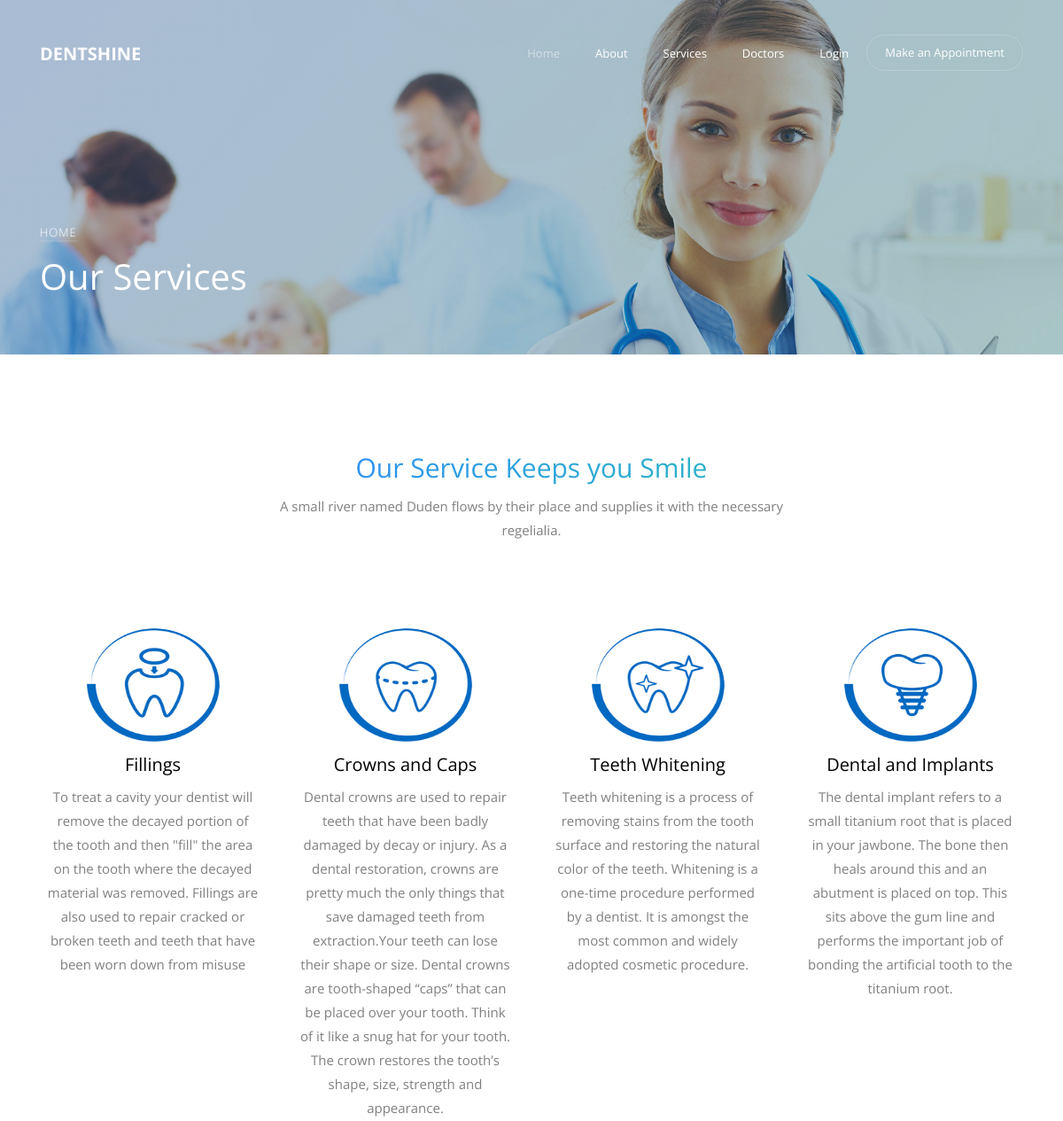
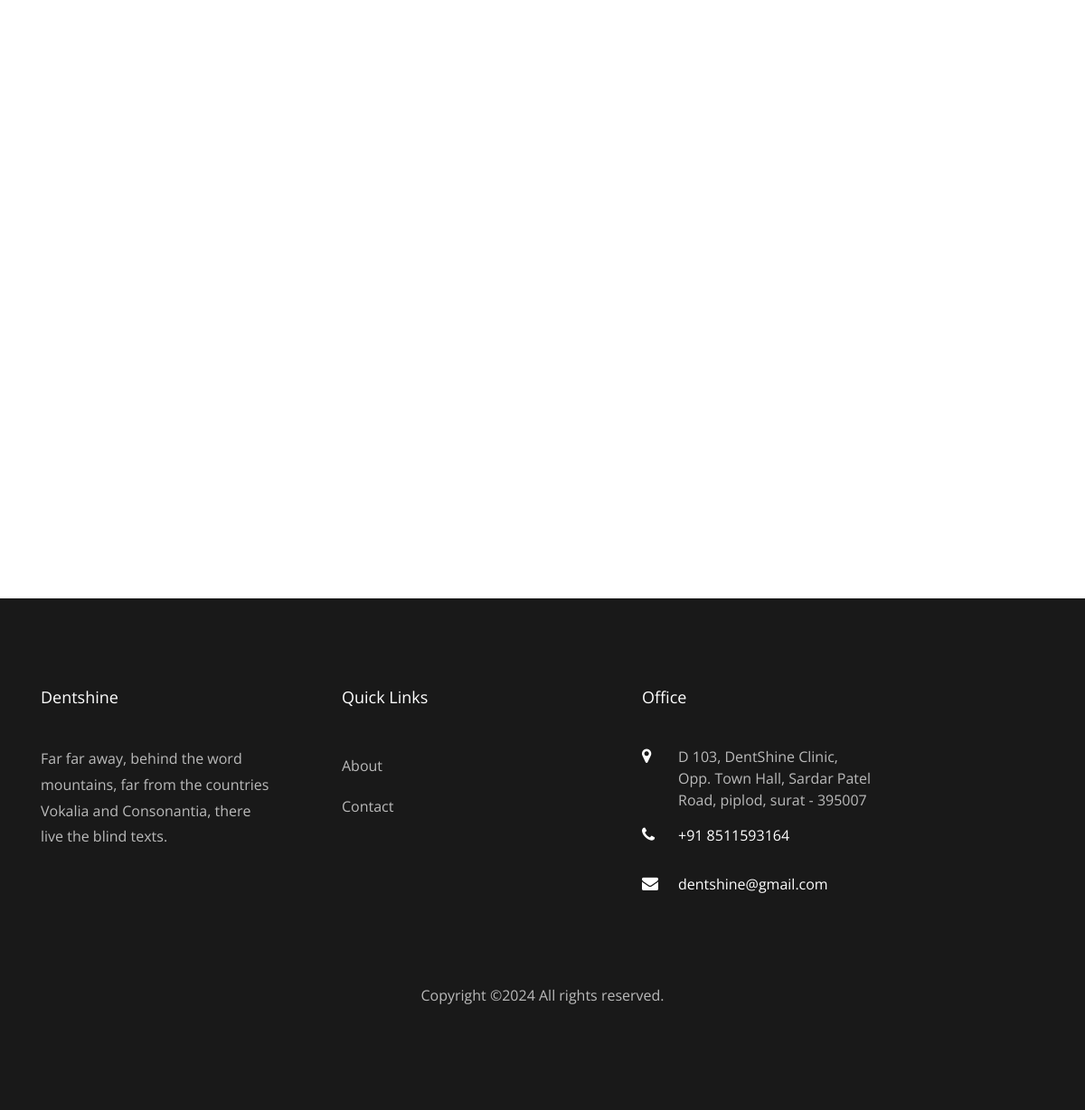
/index.php/client_controller/service, run on the app's committed database (2 pictures, top to bottom).
### tables this page shows
CREATE TABLE `treatmenttb` (
  `treatment_id_pk` int(11) NOT NULL,
  `treatment_name` varchar(255) NOT NULL,
  `doctor_id_fk` int(11) NOT NULL,
  `treatment_charges` varchar(250) NOT NULL,
  `description` varchar(1000) NOT NULL,
  `treatment_pic` varchar(300) NOT NULL,
  `is_active` tinyint(1) NOT NULL DEFAULT 1
);

### application/controllers/Client_controller.php (called while the page is built, shortened)
<?php
class Client_controller extends CI_controller
{
    public function service()
    {
        $data['treatment_data'] = $this->treatment_model->treatmentlist();
        $this->load->view('client/services', $data);
    }
}

### index.php (called while the page is built, shortened)
<?php
require_once BASEPATH.'core/CodeIgniter.php';

### application/models/treatment_model.php (called while the page is built, shortened)
<?php
class treatment_model extends CI_model
{
	public function treatmentlist()
	{
		$this->db->select('t.*,d.doctor_name');
		$this->db->from('treatmenttb t');
		$this->db->where('t.is_active',1);
		$this->db->join('doctortb d','d.doctor_id_pk=t.doctor_id_fk');
		$query=$this->db->get();
	     return $query->result_array();
    }
}
?>

### application/views/client/services.php (the view, shortened to what this page needs)
<?php include 'includes/header.php'; ?>
<?php include 'includes/main.php'; ?>
<h1 class="mb-3" data-scrollax=" properties: { translateY: '70%', opacity: .9}">Our Services</h1>
</div>
</div>
</div>
</section>
<section class="ftco-section ftco-services">
<div class="container">
<div class="row justify-content-center mb-5 pb-5">
<div class="col-md-7 text-center heading-section ftco-animate">
<h2 class="mb-2">Our Service Keeps you Smile</h2>
<p>A small river named Duden flows by their place and supplies it with the necessary regelialia.</p>
</div>
</div>
<div class="row">
	<?php foreach($treatment_data as $treatment)
	{ ?>
<div class="col-md-3 d-flex align-self-stretch ftco-animate">
<div class="media block-6 services d-block text-center">
 <div class="icon d-flex justify-content-center align-items-center">
<span><img src="<?php echo base_url().$treatment['treatment_pic'];?>" style="width:150px; height: 130px;"></span>
</div>
	<div class="media-body p-2 mt-3">
    <h3 class="heading"><?php echo $treatment['treatment_name'];?></h3>
    <?php echo $treatment['description'];?>
</div>
</div>
</div>
<?php } ?>
</div>
</div>
</section>
<?php include 'includes/footer.php'; ?>

### application/views/client/includes/header.php (shortened to what this page needs)
<!DOCTYPE html>
<html lang="en">
<head>
    <link rel="stylesheet" href="<?=USER_PATH?>css/open-iconic-bootstrap.min.css">
    <link rel="stylesheet" href="<?=USER_PATH?>css/animate.css">
    <link rel="stylesheet" href="<?=USER_PATH?>css/owl.carousel.min.css">
    <link rel="stylesheet" href="<?=USER_PATH?>css/owl.theme.default.min.css">
    <link rel="stylesheet" href="<?=USER_PATH?>css/magnific-popup.css">
    <link rel="stylesheet" href="<?=USER_PATH?>css/aos.css">
    <link rel="stylesheet" href="<?=USER_PATH?>css/ionicons.min.css">
    <link rel="stylesheet" href="<?=USER_PATH?>css/bootstrap-datepicker.css">
    <link rel="stylesheet" href="<?=USER_PATH?>css/jquery.timepicker.css">
    <link rel="stylesheet" href="<?=USER_PATH?>css/flaticon.css">
    <link rel="stylesheet" href="<?=USER_PATH?>css/icomoon.css">
    <link rel="stylesheet" href="<?=USER_PATH?>css/style.css">
</head>
<body>
    <nav class="navbar navbar-expand-lg navbar-dark ftco_navbar bg-dark ftco-navbar-light" id="ftco-navbar">
        <div class="container">
            <a class="navbar-brand" href="<?php echo base_url() ?>Client_controller/index"><span>Dentshine</span></a>
            <div class="collapse navbar-collapse" id="ftco-nav">
                <ul class="navbar-nav ml-auto">
                    <li class="nav-item active "><a href="<?php echo base_url() ?>Client_controller/index"
                            class="nav-link">Home</a></li>
                    <li class="nav-item "><a href="<?php echo base_url() ?>Client_controller/aboutus"
                            class="nav-link">About</a></li>
                    <li class="nav-item"><a href="<?php echo base_url() ?>Client_controller/service"
                            class="nav-link">Services</a></li>
                    <li class="nav-item"><a href="<?php echo base_url() ?>Client_controller/doctors"
                            class="nav-link">Doctors</a></li>
                    <?php if (isset($_SESSION['user_id'])) {?>
                    <li class="nav-item"><a href="<?php echo base_url() ?>Client_controller/patientprofile"
                            class="nav-link">My Profile</a></li>
                    <li class="nav-item"><a href="<?php echo base_url() ?>Client_controller/contactus"
                            class="nav-link">Contact</a></li>
                    <li class="nav-item"><a href="<?php echo base_url() ?>Client_controller/logout" class="nav-link">Log
                            Out</a></li>
                    <?php } else {?>
                    <li class="nav-item"><a href="<?php echo base_url() ?>Client_controller/login"
                            class="nav-link">Login</a></li>
                    <?php }?>
                    <li class="nav-item cta"><a href="<?php echo base_url(); ?>Clinic_controller/addappointment"
                            class="nav-link" data-toggle="modal" data-target="#modalRequest"><span>Make an
                                Appointment</span></a></li>
                </ul>
            </div>
        </div>
    </nav>

### application/views/client/includes/main.php
<section class="home-slider owl-carousel">
<div class="slider-item bread-item" style="background-image: url('<?= USER_PATH?>images/bg_1.jpg');" data-stellar-background-ratio="0.5">
<div class="overlay"></div>
<div class="container" data-scrollax-parent="true">
<div class="row slider-text align-items-end">
<div class="col-md-7 col-sm-12 ftco-animate mb-5">
<p class="breadcrumbs" data-scrollax=" properties: { translateY: '70%', opacity: 1.6}"><span class="mr-2"><a href="<?php echo base_url()?>Client_controller/index">Home</a></span></p>

### application/views/client/includes/footer.php (shortened to what this page needs)
<footer class="ftco-footer ftco-bg-dark ftco-section">
<div class="container">
<div class="row mb-5">
<div class="col-md-3">
<div class="ftco-footer-widget mb-4">
<h2 class="ftco-heading-2">Dentshine</h2>
<p>Far far away, behind the word mountains, far from the countries Vokalia and Consonantia, there live the blind texts.</p>
 </div>
<ul class="ftco-footer-social list-unstyled float-md-left float-lft ">
</ul>
</div>
<div class="col-md-2">
<div class="ftco-footer-widget mb-4 ml-md-5">
<h2 class="ftco-heading-2">Quick Links</h2>
<ul class="list-unstyled">
<li><a href="<?php echo base_url()?>Client_controller/aboutus" class="py-2 d-block">About</a></li>
<li><a href="<?php echo base_url()?>Client_controller/contactus" class="py-2 d-block">Contact</a></li>
</ul>
</div>
</div>
<div class="col-md-2">
</div>
<div class="col-md-3">
<div class="ftco-footer-widget mb-4">
<h2 class="ftco-heading-2">Office</h2>
<div class="block-23 mb-3">
<ul>
 <li><span class="icon icon-map-marker"></span><span class="text">D 103, DentShine Clinic,
 Opp. Town Hall,
 Sardar Patel Road,
 piplod, surat - 395007</span></li>
<li><a href="#"><span class="icon icon-phone"></span><span class="text">+91 8511593164</span></a></li>
<li><a href="#"><span class="icon icon-envelope"></span><span class="text">dentshine@gmail.com</span></span></a></li>
</ul>
</div>
</div>
</div>
</div>
<div class="row">
<div class="col-md-12 text-center">
<p>
Copyright &copy;<script data-cfasync="false" src="<?= USER_PATH?>cdn-cgi/scripts/5c5dd728/cloudflare-static/email-decode.min.js"></script><script>document.write(new Date().getFullYear());</script> All rights reserved.
</p>
</div>
</div>
</div>
</footer>
</body>
</html>

### user_content/css/icomoon.css (style rules this page uses)
[class^="icon-"], [class*=" icon-"] { font-family: 'icomoon' !important; speak: none; font-style: normal; font-weight: normal; font-variant: normal; text-transform: none; line-height: 1; -webkit-font-smoothing: antialiased; -moz-osx-font-smoothing: grayscale; }
.icon-map-marker:before { content: "\f041"; }
.icon-phone:before { content: "\f095"; }
.icon-envelope:before { content: "\f0e0"; }

### application/views/client/services.php (style rules this page uses)
img { border-radius: 50%; }

### data on the page
treatmenttb: treatment_pic (picture), treatment_name "Fillings", description "To treat a cavity your dentist will remove the decayed portion of the tooth and then \"fill\" the area on the tooth where the decayed material was removed. Fillings are also used to repair cracked or broken teeth and teeth that have been worn down from misuse"
treatmenttb: treatment_pic (picture), treatment_name "Crowns and Caps", description "Dental crowns are used to repair teeth that have been badly damaged by decay or injury. As a dental restoration, crowns are pretty much the only things that save damaged teeth from extraction.Your teeth can lose their shape or size. Dental crowns are tooth-shaped “caps” that can be placed over your tooth. Think of it like a snug hat for your tooth. The crown restores the tooth’s shape, size, strength and appearance."
treatmenttb: treatment_pic (picture), treatment_name "Teeth Whitening", description "Teeth whitening is a process of removing stains from the tooth surface and restoring the natural color of the teeth. Whitening is a one-time procedure performed by a dentist. It is amongst the most common and widely adopted cosmetic procedure."
treatmenttb: treatment_pic (picture), treatment_name "Dental and Implants", description "The dental implant refers to a small titanium root that is placed in your jawbone. The bone then heals around this and an abutment is placed on top. This sits above the gum line and performs the important job of bonding the artificial tooth to the titanium root."
